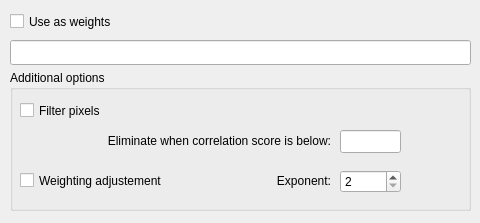
<?xml version="1.0" encoding="UTF-8"?>
<ui version="4.0">
 <class>Widget_correlScoreMapParameters</class>
 <widget class="QWidget" name="Widget_correlScoreMapParameters">
  <property name="geometry">
   <rect>
    <x>0</x>
    <y>0</y>
    <width>480</width>
    <height>223</height>
   </rect>
  </property>
  <property name="windowTitle">
   <string>Form</string>
  </property>
  <widget class="QLineEdit" name="lineEdit_correlScoreMapFileUsed">
   <property name="geometry">
    <rect>
     <x>10</x>
     <y>40</y>
     <width>461</width>
     <height>25</height>
    </rect>
   </property>
   <property name="focusPolicy">
    <enum>Qt::NoFocus</enum>
   </property>
   <property name="readOnly">
    <bool>true</bool>
   </property>
  </widget>
  <widget class="QGroupBox" name="groupBox_options">
   <property name="geometry">
    <rect>
     <x>10</x>
     <y>70</y>
     <width>461</width>
     <height>141</height>
    </rect>
   </property>
   <property name="title">
    <string>Additional options</string>
   </property>
   <property name="checkable">
    <bool>false</bool>
   </property>
   <widget class="QSpinBox" name="spinBox_weighting_exponent">
    <property name="geometry">
     <rect>
      <x>330</x>
      <y>100</y>
      <width>61</width>
      <height>23</height>
     </rect>
    </property>
    <property name="focusPolicy">
     <enum>Qt::WheelFocus</enum>
    </property>
    <property name="readOnly">
     <bool>false</bool>
    </property>
    <property name="minimum">
     <number>2</number>
    </property>
    <property name="maximum">
     <number>6</number>
    </property>
    <property name="singleStep">
     <number>1</number>
    </property>
    <property name="value">
     <number>2</number>
    </property>
   </widget>
   <widget class="QCheckBox" name="checkBox_useRejectionThreshold">
    <property name="geometry">
     <rect>
      <x>10</x>
      <y>25</y>
      <width>391</width>
      <height>31</height>
     </rect>
    </property>
    <property name="text">
     <string>Filter pixels</string>
    </property>
   </widget>
   <widget class="QLineEdit" name="lineEdit_rejectionValue_rejectIfBelow">
    <property name="geometry">
     <rect>
      <x>330</x>
      <y>60</y>
      <width>61</width>
      <height>23</height>
     </rect>
    </property>
    <property name="focusPolicy">
     <enum>Qt::StrongFocus</enum>
    </property>
    <property name="readOnly">
     <bool>false</bool>
    </property>
    <property name="placeholderText">
     <string notr="true"/>
    </property>
   </widget>
   <widget class="QLabel" name="label_rejectionValue_rejectIfBelow">
    <property name="geometry">
     <rect>
      <x>30</x>
      <y>60</y>
      <width>291</width>
      <height>21</height>
     </rect>
    </property>
    <property name="text">
     <string>Eliminate when correlation score is below:</string>
    </property>
    <property name="alignment">
     <set>Qt::AlignRight|Qt::AlignTrailing|Qt::AlignVCenter</set>
    </property>
   </widget>
   <widget class="QCheckBox" name="checkBox_usedWeighting_above1">
    <property name="geometry">
     <rect>
      <x>10</x>
      <y>95</y>
      <width>181</width>
      <height>31</height>
     </rect>
    </property>
    <property name="text">
     <string>Weighting adjustement</string>
    </property>
   </widget>
   <widget class="QLabel" name="label_exponentForWeight">
    <property name="geometry">
     <rect>
      <x>240</x>
      <y>95</y>
      <width>81</width>
      <height>31</height>
     </rect>
    </property>
    <property name="text">
     <string>Exponent:</string>
    </property>
    <property name="alignment">
     <set>Qt::AlignRight|Qt::AlignTrailing|Qt::AlignVCenter</set>
    </property>
   </widget>
  </widget>
  <widget class="QCheckBox" name="checkBox_use">
   <property name="geometry">
    <rect>
     <x>10</x>
     <y>10</y>
     <width>411</width>
     <height>23</height>
    </rect>
   </property>
   <property name="text">
    <string>Use as weights</string>
   </property>
  </widget>
 </widget>
 <tabstops>
  <tabstop>checkBox_use</tabstop>
  <tabstop>checkBox_useRejectionThreshold</tabstop>
  <tabstop>lineEdit_rejectionValue_rejectIfBelow</tabstop>
  <tabstop>checkBox_usedWeighting_above1</tabstop>
  <tabstop>spinBox_weighting_exponent</tabstop>
 </tabstops>
 <resources/>
 <connections/>
</ui>
